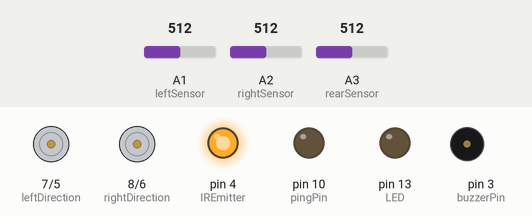
Simulated run of this sketch. Board: Arduino Uno, built with avr-gcc and run on an emulated ATmega328P. Shown: direction and speed pins drawn as motors (green arrow = direction pin HIGH = forward, orange = LOW = backward, longer = more drive), output pins drawn as LEDs (lit = HIGH), buzzer (waves = sounding, pin HIGH). The inputs (shaded band) are chosen by the test bench; at power-on: A1 (leftSensor) = 512, A2 (rightSensor) = 512, A3 (rearSensor) = 512.

Above: at 0.2 s.
At 1.74 s:
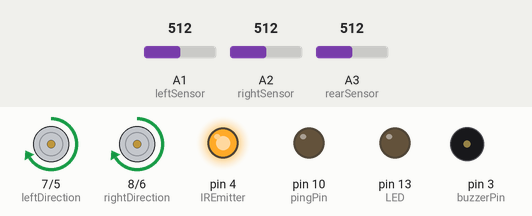
At 2.91 s:
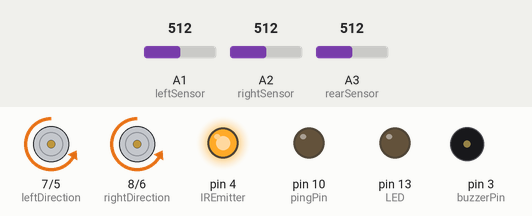
Timing chart, 0 to 3.2 s (numbered marks = the images above):
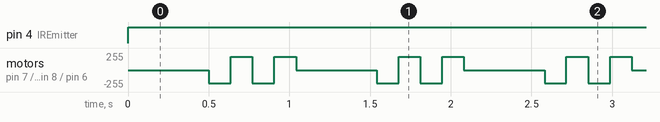

Measured:
- by itself, pin 4 (IREmitter): LOW → HIGH at 0.00 s
- by itself, motor on pin 7 (leftDirection) / pin 5 (leftMotorSpeedPin), motor on pin 8 (rightDirection) / pin 6 (rightMotorSpeedPin): repeats every 1.0 s: forward 200/255 0.14 s, backward 200/255 0.14 s, forward 200/255 0.14 s, stopped 0.50 s, backward 200/255 0.14 s

The sketch:

FollowTheLine_Clean_Commented.ino
```cpp
//This is a comment, comment aren't process and will help you to remember what your code does

//'#include' will load existing libraries. Libraries contain functions and such to help you (for example 'delay' or 'random')
#include <Arduino.h>
#include <Wire.h>
#include <SoftwareSerial.h>
#include "SRL2.h"


//'#define' is used to give a name to your pins. It's important for readability.
#define buttonPin 2
#define buzzerPin 3
#define LEDpin 13
#define leftSensor A1
#define rightSensor A2
#define rearSensor A3
#define IREmitter 4


//Here we create variable that are of the 'double' type.
double angle_rad = PI/180.0;        //Thanks to these you can 'talk' to your robot in angle/degree
double angle_deg = 180.0/PI;
SRL2 bot;


//'void setup' is only run once. In here you usually put information that is never going to change.
void setup(){

    bot.jumpStartSetup();         //Function that can be found in the SRL2.cpp tab. It defines the mode of each pin
    Serial.begin(9600);           //This tells the robot that we want him to write to us on the Serial Monitor 9600
    pinMode(leftSensor, INPUT);   //Fuctions that defines the mode of the pins. First argument is the name of the pin, second argument is either INPUT or OUTPUT
    pinMode(rightSensor, INPUT);
    pinMode(rearSensor, INPUT);
    pinMode(IREmitter, OUTPUT);

}


//'void loop' will loop forever unless told otherwise. In here is put the code that we want to react to the environment.
void loop(){

    //The following 5 lines will make the infrared sensor 'pulse' to give us the information on the 'color' (given in number) it's sensing
    digitalWrite(IREmitter, HIGH);              //digitalWrite and analogWrite will power(HIGH) or shutdown(LOW) a designated pin (first argument)
    int rightInput = analogRead(rightSensor);   //int in front of a 'name' will create a variable that can handle non decimal number within -32 768 and 32 767
    int leftInput = analogRead(leftSensor);     //analogRead and digitalRead will 'read' the state of the pin. analog can range from 0 to 1024 (max differs from board), digital can only in two state (HIGH/1 or LOW/0)
    int rearInput = analogRead(rearSensor);
    delay(500);                                 //Makes your robot wait here for 500ms (0.5s). Very usefull as the robot process faster that us.

    bot.setSpeedForMotor(180,0);      //We use here an already existing function from one of our library that will define the speed of the motor (first argument) and which motor is concerned (second argument)
    bot.setSpeedForMotor(180,1);      //Right motor = 1


   //Next 4 'if' test for the value the sensor are getting and 'do' so that the robot follows the line
    if ((rightInput > 200) && (rearInput > 200)){
     bot.Right(15);                   //Using an existing function from our library, makes the robot turn on a given angle (here 15)
    }
    if ((leftInput > 200) && (rearInput > 200)){
       bot.Left(15);
     }
    if ((rightInput > 200)){
       bot.Right(15);
     }
     if ((leftInput > 200)){
       bot.Left(15);
     }
    _loop();          //Calls the 'void _loop' function which is empty, so it does nothing. But we can't erase it as the libraries we imported uses it.
}

void _delay(float seconds){
    long endTime = millis() + seconds * 1000;
    while(millis() < endTime)_loop();
}

void _loop(){

}
```

SRL2.cpp
```cpp
/************************************************************
SRL2.cpp - A Library for Controlling the MRK2 Sumo Robot League robot
Author - William J Ashby, PhD <washby@sumorobotleague.com>
This library is released into the public domain.
************************************************************/
#include "Arduino.h"
#include "SRL2.h"

#define pingPin 10
#define echoPin A0
#define leftSensor A1
#define rightSensor A2
#define rearSensor A3
#define buttonPin 2
#define buzzerPin 3
#define IREmitter 4
#define leftMotorSpeedPin 5
#define rightMotorSpeedPin 6
#define leftDirection 7
#define rightDirection 8
#define LED 13

bool debug2;
bool leftIsFlipped2; //If the left motor goes backwards when it is supposed to go forwards set to true
bool rightIsFlipped2;
int lThresh2; //default threshold values inbetween black and white for the line sensors
int rThresh2;
int rearThresh2;
double tuningTurn2;
double tuningFwd2;
double tuningBwd2;

SRL2::SRL2() {
	debug2 = false;
	leftIsFlipped2 = true;
    rightIsFlipped2 = true;
	lThresh2 = 500; //default threshold values inbetween black and white for the line sensors
	rThresh2 = 500;
	rearThresh2 = 500;
	tuningTurn2 = 1.0;
	tuningFwd2 = 1.0;
	tuningBwd2 = 1.0;
}

void SRL2::debug(int val){
	if(val == 0) {
		debug2 = false;
	}else{
		debug2 = true;
	}
}

void SRL2::flipMotorDirection(int mtr){
	if( mtr == 0 ){
		leftIsFlipped2 = !leftIsFlipped2;
	}
	if( mtr == 1 ){
		rightIsFlipped2 = !rightIsFlipped2;
	}
}

void SRL2::tuneForward(double x){
	tuningFwd2 = x;
}

void SRL2::tuneBackward(double x){
	tuningBwd2 = x;
}

void SRL2::tuneTurn(double x){
	tuningTurn2 = x;
}

void SRL2::jumpStartSetup(){
  Serial.begin(115200);
  pinMode(pingPin, OUTPUT);
  pinMode(echoPin, INPUT);
  pinMode(leftSensor, INPUT);
  pinMode(rightSensor, INPUT);
  pinMode(rearSensor, INPUT);
  pinMode(buttonPin, INPUT_PULLUP);
  pinMode(buzzerPin, OUTPUT);
  pinMode(IREmitter, OUTPUT);
  pinMode(leftMotorSpeedPin, OUTPUT);
  pinMode(rightMotorSpeedPin, OUTPUT);
  pinMode(leftDirection, OUTPUT);
  pinMode(rightDirection, OUTPUT);
  pinMode(LED, OUTPUT);
}

void SRL2::Forward(int amt){
  drive(80);  //turn the motors on forward 80% maximum speed
  delay(amt*50*tuningFwd2);  //wait
  drive(0);  //turn off the motors
}

void SRL2::Backward(int amt){
  drive(-80);  //turn the motors on forward 80% maximum speed
  delay(amt*50*tuningBwd2);  //wait
  drive(0);  //turn off the motors
}

void SRL2::Left(int deg){
  turnDegrees( -deg );
}

void SRL2::Right(int deg){
  turnDegrees( deg);
}

void SRL2::PD(){
  tone(buzzerPin, 3600, 800);
}

void SRL2::PU(){
  tone(buzzerPin, 2200, 400);
}

void SRL2::turnDegrees(int y) {

  if (y > 0) {
    setSpeedForMotor(200, 0);
    setSpeedForMotor(-200, 1);

  } else if (y < 0) {
    setSpeedForMotor(-200, 0);
    setSpeedForMotor(200, 1);

  } else {
	 if(debug2) Serial.println("0 degree turn");
  }
  delay( abs( (int) (tuningTurn2*9*y) ) );
  setSpeedForMotor(0,0);
  setSpeedForMotor(0,1);
}

void SRL2::drive(int percentPower) {
  // map converts [-100,100] to [-255,255]
  int spd = map(percentPower, -100, 100, -255, 255);
  setSpeedForMotor(spd, 0);
  setSpeedForMotor(spd, 1);
}

void SRL2::setSpeedForMotor(int spd, int motor) {
  int speedPin, directionPin;
  bool flippedPin;
  if ( motor == 0 ) {
    speedPin = leftMotorSpeedPin;
    directionPin = leftDirection;
    if(leftIsFlipped2){
		spd = -spd;
	}
  } else if ( motor == 1 ) {
    speedPin = rightMotorSpeedPin;
    directionPin = rightDirection;
    if(!rightIsFlipped2){
       spd = -spd;
    }
  }

  if ( spd == 0 ) {
    analogWrite(speedPin, 0);
    digitalWrite(directionPin, LOW);
  } else if ( spd > 0 ) {
    digitalWrite(directionPin, HIGH);
    analogWrite(speedPin, abs(spd));
  } else if ( spd < 0 ) {
    digitalWrite(directionPin, LOW);
    analogWrite(speedPin, abs(spd));
  }
}

bool SRL2::objectWithin(int cm) {
  return getDistance() < cm;
}

int SRL2::getDistance() {
  long duration;
  int distance;
  digitalWrite(pingPin, LOW);// Added this line
  delayMicroseconds(2); // Added this line
  digitalWrite(pingPin, HIGH);
  delayMicroseconds(10); // Added this line
  digitalWrite(pingPin, LOW);
  duration = pulseIn(echoPin, HIGH);
  distance = (int) ( (duration / 2) / 29.1 );
  return distance;
}

//returns true if either front IR sensor detects white
//uses the thresholds for the left and right front IR sensors that
//are calculated via the calibrateBlackWhite function
bool SRL2::isWhite() {
  digitalWrite(IREmitter, HIGH);
  delayMicroseconds(2);
  int left = analogRead(leftSensor);
  int right = analogRead(rightSensor);
  if(debug2){
	  Serial.print("left: "); Serial.println(left);
	  Serial.print("right: "); Serial.println(right);
  }
  digitalWrite(IREmitter, LOW);
  if(debug2){
	  Serial.print("lThresh: "); Serial.println(lThresh2);
	  Serial.print("rThresh: "); Serial.println(rThresh2);
  }

  if (left < lThresh2 || right < rThresh2) {
    return true;
  } else return false;
}

//return the threshold value for the IR line sensors
int SRL2::getThreshold(int side) {
	if( side == 15){
		return lThresh2;
	}
	if( side == 16){
		return rThresh2;
	}
	if( side == 17){
		return rearThresh2;
	}
}

void SRL2::setThreshold(int side, int val) {
	if( side == 15){
		lThresh2 = val;
	}
	if( side == 16){
		rThresh2 = val;
	}
	if( side == 17){
		rearThresh2 = val;
	}
}

int SRL2::getIR(int side) {
	int returnMe;
	digitalWrite(IREmitter, HIGH);
	delayMicroseconds(2);
	returnMe = analogRead(side);
	digitalWrite(IREmitter, LOW);
	if(debug2) {
		Serial.print("IR reading: "); Serial.println(returnMe);
	}
	return returnMe;
}

//averages 5 black and 5 white IR readings for each front IR sensor
//then calculates the threshold between the balck and white readings
void SRL2::calibrateBlackWhite() {
  int n = 5;  //setup arrays to average n readings of the sensors on black and on white
  int lBlacks[n]; int rBlacks[n];  int rearBlacks[n];
  int lWhites[n]; int rWhites[n];  int rearWhites[n];

  Serial.println("\nPlace line sensors");
  Serial.println("on black and press button");
  tone(buzzerPin, 1500, 400);
  while (digitalRead(buttonPin) == 1) {
    delay(100);
  }

  digitalWrite(IREmitter, HIGH);
  for (int i = 0; i < n; i++) {
    lBlacks[i] = analogRead(leftSensor);
    rBlacks[i] = analogRead(rightSensor);
	rearBlacks[i] = analogRead(rearSensor);
  }
  digitalWrite(IREmitter, LOW);

  delay(2500);
  Serial.println("\nPlace line sensors");
  Serial.println(" on white and press button");
  tone(buzzerPin, 1800, 200);
  delay(250);
  tone(buzzerPin, 1800, 200);
  delay(250);

  while (digitalRead(buttonPin) == 1) {
    delay(100);
  }

  digitalWrite(IREmitter, HIGH);
  for (int i = 0; i < n; i++) {
    lWhites[i] = analogRead(leftSensor);
    rWhites[i] = analogRead(rightSensor);
    rearWhites[i] = analogRead(rearSensor);
  }
  digitalWrite(IREmitter, LOW);

  int lBlack = 0;  int rBlack = 0;  int rearBlack = 0;
  int lWhite = 0;  int rWhite = 0;  int rearWhite = 0;
  for (int i = 0; i < n; i++) {
    lBlack += lBlacks[i];
    rBlack += rBlacks[i];
	rearBlack += rearBlacks[i];
    lWhite += lWhites[i];
    rWhite += rWhites[i];
	rearWhite += rearWhites[i];
  }
  lBlack = lBlack / n; rBlack = rBlack / n;  rearBlack = rearBlack / n;
  lWhite = lWhite / n; rWhite = rWhite / n;  rearWhite = rearWhite / n;
  if(debug2){
	  Serial.print("Black averages: \nLeft "); Serial.println(lBlack);
	  Serial.print("Right "); Serial.println(rBlack);
	  Serial.print("Rear "); Serial.println(rearBlack);
	  Serial.print("White averages: \nLeft "); Serial.println(lWhite);
	  Serial.print("Right "); Serial.println(rWhite);
	  Serial.print("Rear "); Serial.println(rearWhite);
  }
  lThresh2 = lWhite/2 + lBlack/2;
  rThresh2 = rWhite/2 + rBlack/2;
  rearThresh2 = rearWhite/2 + rearBlack/2;

  delay(10);
}
```

SRL2.h
```cpp
/************************************************************
 *  SRL2.h - A Library for Controlling the MRK-2 Sumo Robot League robot
 *  Author - William J. Ashby, PhD <washby@sumorobotleague.com> This library is released into the public domain.
 *  ************************************************************
 */

#ifndef SRL2_h

#define SRL2_h
#include "Arduino.h"


class SRL2 {
  public:
    SRL2();
	bool debug2;
    bool leftIsFlipped2;
    bool rightIsFlipped2;
	void debug(int val);
    void Forward(int amt);
    void Backward(int amt);
    void Right(int deg);
    void Left(int deg);
    void PD();
    void PU();
    void drive(int percentPower);
    void setSpeedForMotor(int spd, int motor);
    void flipMotorDirection(int mtr);
    void turnDegrees(int y);
    bool objectWithin(int cm);
    int getDistance();
	int getIR(int side);
	int getThreshold(int side);
	void setThreshold(int side, int val);
    bool isWhite();
    void calibrateBlackWhite();
	void tuneForward(double x);
	void tuneBackward(double x);
	void tuneTurn(double x);
    void jumpStartSetup();


  private:
    int lThresh2;
    int rThresh2;
	int rearThresh2;
	double tuningTurn2;
	double tuningFwd2;
	double tuningBwd2;

};

#endif
```
